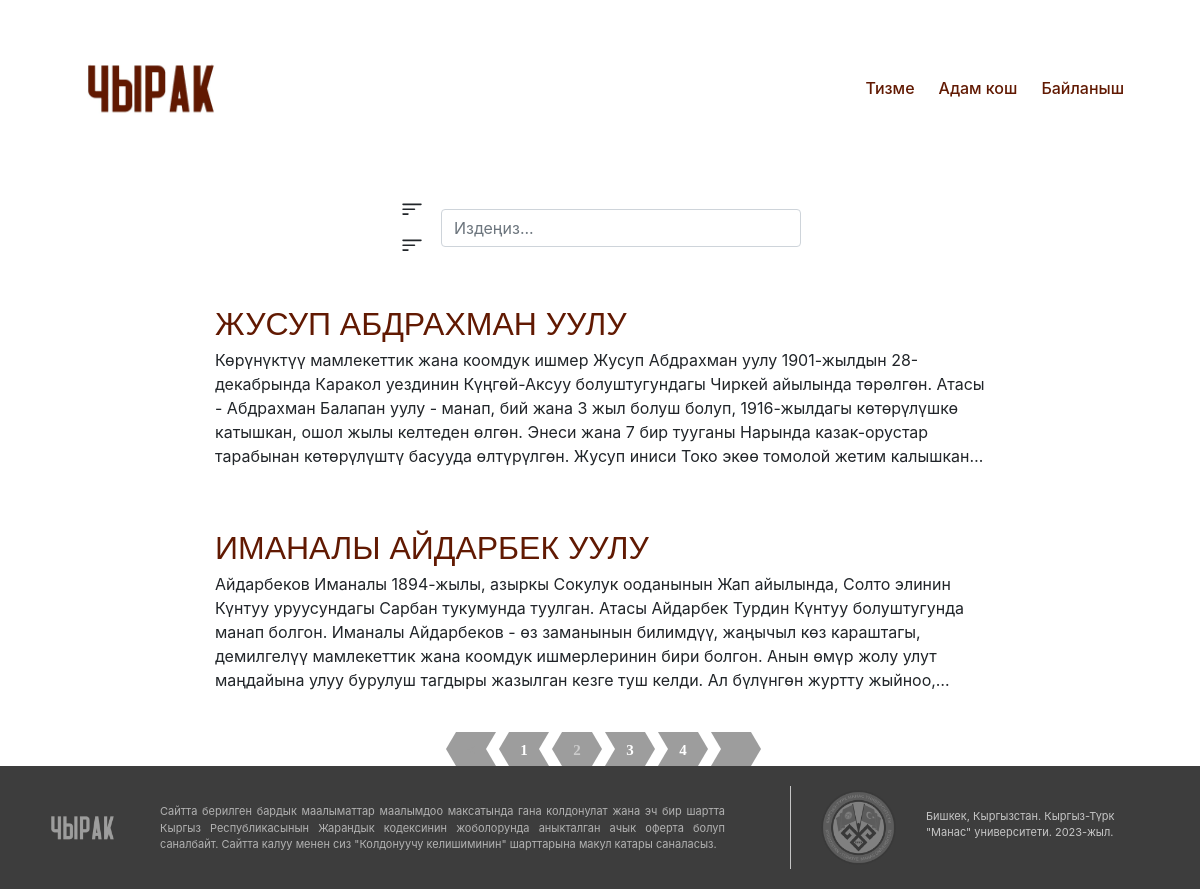
/person/?page=2, run on the app's committed database.
### person/models.py (models this page shows, shortened)
class Victim(models.Model):
    first_name = models.CharField(max_length=30)
    last_name = models.CharField(max_length=30)
    date_of_birth = models.DateField()
    date_of_death = models.DateField()
    place_of_birth = models.CharField(max_length=30)
    place_of_death = models.CharField(max_length=30)
    nationality = models.TextField(default='', blank=True, null=True)
    blame = models.TextField(blank=True, null=True)
    rehabilitated = models.CharField(max_length=30, blank=True, null=True)
    occupation = models.CharField(max_length=30, blank=True, null=True)
    bedfellow = models.CharField(max_length=30, blank=True, null=True)
    children = models.CharField(max_length=30, blank=True, null=True)
    photo = models.ImageField(upload_to='images/', blank=True, null=True)
    file = models.FileField(upload_to='uploads/%Y/%m/%d/', blank=True, null=True)
    desc_of_photo = models.TextField(default='', blank=True, null=True)
    desc_of_file = models.TextField(default='', blank=True, null=True)
    content = models.TextField(default="", blank=True, null=True)
    date_of_publish = models.DateField(default=datetime.now)
    up_vote = models.IntegerField(default=0)
    is_proven = models.BooleanField(default=False)
    before_edit_content = models.TextField(default="")
    after_edit_content = models.TextField(default="")
    date_of_editing = models.DateField(default=datetime.now)

### list_of_person/views.py (the view)
# urls.py: path('person/', include('list_of_person.urls')),
def list_of_person(request):
    sort_option = request.GET.get('sort_option', 'first_name')
    items = Victim.objects.order_by(sort_option)
    if sort_option.startswith('-'):
        sort_option = sort_option[1:]  # Remove the hyphen
        items = sorted(items, key=lambda x: getattr(x, sort_option), reverse=True)
    else:
        items = sorted(items, key=lambda x: getattr(x, sort_option))
    paginator = Paginator(items, 2)
    page_number = request.GET.get("page")
    page_obj = paginator.get_page(page_number)
    context = {
        "page_obj": page_obj,
        'items': items,
        'sort_option': sort_option,
    }
    return render(request, 'list_of_person.html', context)

### list_of_person/templates/list_of_person.html (shortened to what this page needs)
{% extends 'base.html' %}
{% block content %}
{% load static %}
    <link rel="stylesheet" type="text/css" href="{% static 'list_of_person.css' %}"/>
<div>
    <div class="container d-flex justify-content-center flex-column align-items-center">
        <div class="d-flex justify-content-center flex-row mt-3 align-items-center">
            <form action="{% url 'list_of_person' %}" method="get">
            <div id="sort_option" class="sort-option">
              <div class="option {% if sort_option == 'first_name' %}selected{% endif %}" data-value="first_name">
              </div>
              <div class="option {% if sort_option == '-first_name' %}selected{% endif %}" data-value="-first_name">
              </div>
            </div>
            </form>
            <form method="GET" action="{% url 'search' %}"class=" " style="width: 30vw;">
                <input type="search" name="q" value="{{ request.GET.q }}" class="form-control form-control-dark" placeholder="Издеңиз..." aria-label="Search">
            </form>
        </div>
        <div class="container d-flex justify-content-center flex-column align-items-center">
            {% for person in page_obj %}
                <div class="card border-0 mt-3 " style="width: 75%;">
                    <div class="card-body">
                        <a href="{% url 'person_page' person.id %}" class="card-title fs-2 text-decoration-none" style="color: #611902; text-transform: uppercase; font-family: sans-serif">
                            {{ person.first_name }}
                            {{ person.last_name }}
                        </a>
                        <p class="card-text fs-6" style="
                        display: -webkit-box;
                        -webkit-line-clamp: 5;
                        -webkit-box-orient: vertical;
                        overflow: hidden;
                        text-overflow: ellipsis;">
                            {{ person.content}}
                        </p>
                    </div>
                </div>
            {% endfor %}
            </div>
        </div>
        <div class="pagination">
            <ul>
                {% if page_obj.has_previous %}
                <li class="prev disabled"><a href="?page={{ page_obj.previous_page_number }}">&lt;</a></li>
                {% endif %}
                {% for num in page_obj.paginator.page_range %}
                    {% if page_obj.number == num %}
                        <li class="active">
                            <a href="?page={{ num }}">{{ num }}</a>
                        </li>
                    {% else %}
                        <li>
                            <a href="?page={{ num }}">
                                {{ num }}
                            </a>
                        </li>
                    {% endif %}
                {% endfor %}
            {% if page_obj.has_next %}
                <li class="next">
                    <a href="{{ page.next_page_number }}">
                    </a>
                </li>
            {% endif %}
            </ul>
        </div>
    </div>
{% endblock %}

### list_of_person/static/list_of_person.css (style rules this page uses)
.pagination li { border-top-color: #9D9D9D; border-bottom-color: #9D9D9D; }
.pagination .active:after, .pagination .active:before, .pagination .active~li:before, .pagination li:before { border-left-color: #9D9D9D; border-right-color: #9D9D9D; }
.pagination a { color: #FFFFFF; font-family: Edmondsans; font-size: 15px; font-weight: 700; text-decoration: none }
.pagination .active a { color: #444444; }
.pagination .disabled a, .pagination .disabled:hover a { color: #9D9D9D; cursor: default }
.pagination { text-align: center }
.pagination ul { display: inline-block; list-style-type: none; margin: 0; padding: 0; text-align: center }
.pagination li { border-right: 10px solid transparent; border-bottom-width: 17px; border-top-width: 17px; border-style: solid; transform: rotate(360deg); border-left: 0; height: 0; float: left; margin-right: 3px; position: relative }
.pagination li:before { border-bottom-color: transparent; border-left-color: transparent; border-top-color: transparent; border-width: 17px 10px 17px 0; border-style: solid; position: absolute; content: ""; left: -10px; height: 0; top: -17px; width: 0 }
.pagination .active~li:before { border-bottom-color: transparent; border-top-color: transparent; border-width: 17px 0 17px 10px; right: -10px; left: auto }
.pagination .active~li { border-left: 10px solid transparent; border-right: 0 }
.pagination .active { border-right: 0; border-left: 0 }
.pagination .active:after, .pagination .active:before { border-bottom-color: transparent; border-top-color: transparent; border-width: 17px 10px 17px 0; border-style: solid; position: absolute; content: ""; height: 0; width: 0; top: -17px; left: -10px }
.pagination .active:after { border-bottom-color: transparent; border-right-color: transparent; border-top-color: transparent; border-width: 17px 0 17px 10px; left: 100% }
.pagination a { line-height: 24px; margin-top: -17px; display: block; height: 22px; width: 24px }
.pagination .active a { color: #ccc }
.pagination ul { display: flex; flex-wrap: wrap; justify-content: center; list-style-type: none; margin: 0; padding: 0; margin-top: 20px; margin-left: auto; margin-right: auto; max-width: 600px }
.pagination li { margin: 0 10px }
.pagination li:before { border-bottom-color: transparent; border-left-color: transparent; border-top-color: transparent; border-width: 17px 10px 17px 0; border-style: solid; position: absolute; content: ''; left: -10px; height: 0; top: -17px; width: 0 }
.pagination .active:after, .pagination .active:before { border-bottom-color: transparent; border-top-color: transparent; border-width: 17px 10px 17px 0; border-style: solid; position: absolute; content: ''; height: 0; width: 0; top: -17px; left: -10px }
.pagination a { line-height: 36px; margin-top: -17px; display: block; height: 34px; width: 30px }

### data on the page
Victim: first_name "ЖУСУП", last_name "АБДРАХМАН УУЛУ", content "Көрүнүктүү мамлекеттик жана коомдук ишмер Жусуп Абдрахман уулу 1901-жылдын 28-декабрында Каракол уездинин Күңгөй-Аксуу болуштугундагы Чиркей айылында төрөлгөн. Атасы - Абдрахман Балапан уулу - манап, бий жана 3 жыл болуш болуп, 1916-жылдагы көтөрүлүшкө катышкан, ошол жылы келтеден өлгөн. Энеси жана 7 бир тууганы Нарында казак-орустар тарабынан көтөрүлүштү басууда өлтүрүлгөн. Жусуп иниси Токо экөө томолой жетим…"
Victim: first_name "ИМАНАЛЫ", last_name "АЙДАРБЕК УУЛУ", content "Айдарбеков Иманалы 1894-жылы, азыркы Сокулук ооданынын Жап айылында, Солто элинин Күнтуу уруусундагы Сарбан тукумунда туулган. Атасы Айдарбек Турдин Күнтуу болуштугунда манап болгон. Иманалы Айдарбеков - өз заманынын билимдүү, жаңычыл көз караштагы, демилгелүү мамлекеттик жана коомдук ишмерлеринин бири болгон. Анын өмүр жолу улут маңдайына улуу бурулуш тагдыры жазылган кезге туш келди. Ал бүлүнгөн журтту…"

### other printed values
{{ num }} "1" "3" "4"
{{ num }} "2"
